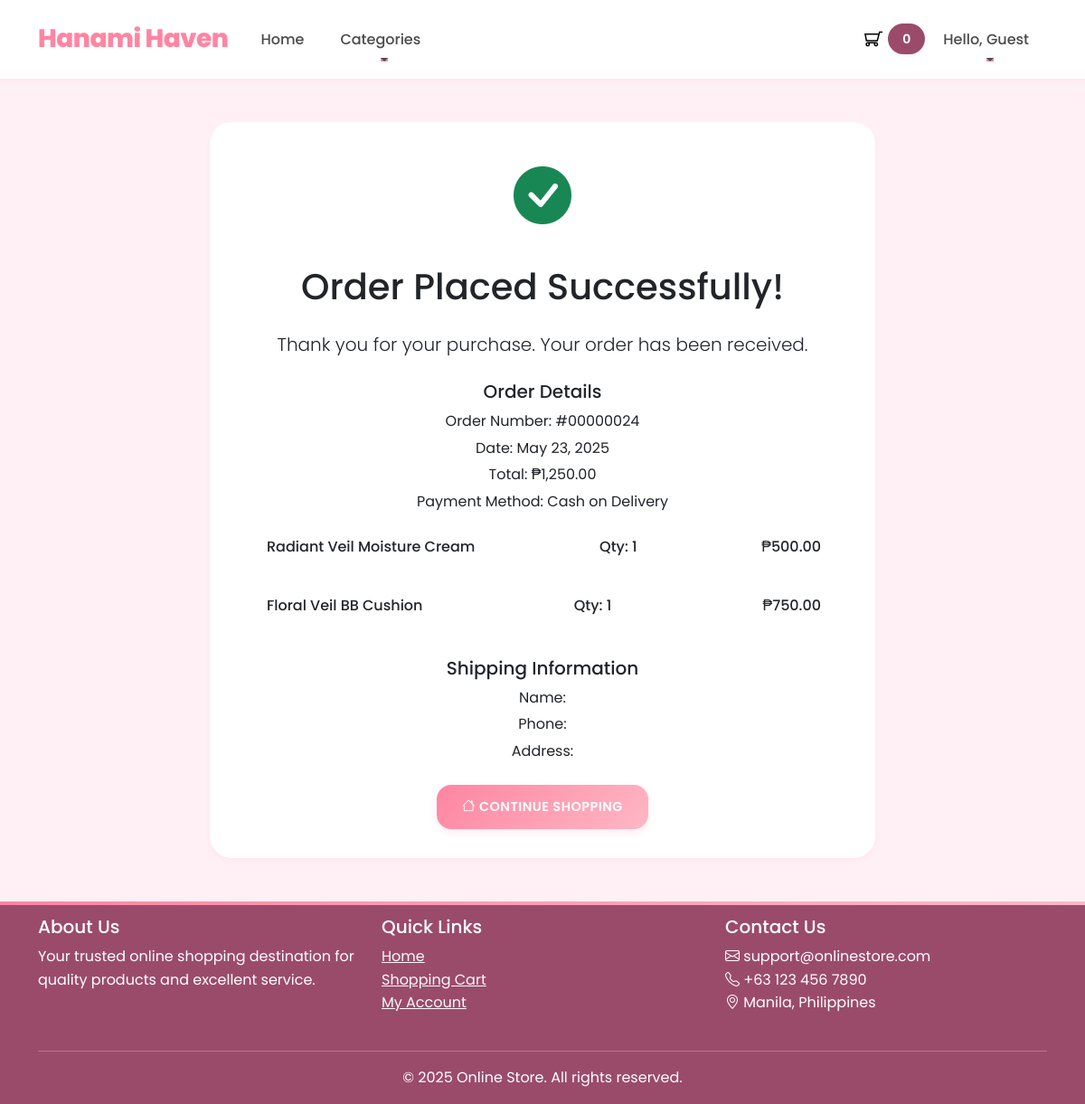
Page /mini-framework-store/order-success.php?id=24 on the committed database.
### tables this page shows
CREATE TABLE `orders` (
  `id` int(11) NOT NULL,
  `customer_id` int(11) DEFAULT NULL,
  `total` decimal(10,2) NOT NULL,
  `created_at` datetime DEFAULT NULL,
  `updated_at` datetime DEFAULT NULL
);

CREATE TABLE `order_details` (
  `id` int(11) NOT NULL,
  `order_id` int(11) NOT NULL,
  `product_id` int(11) NOT NULL,
  `quantity` int(11) NOT NULL,
  `price` decimal(10,2) NOT NULL,
  `subtotal` decimal(10,2) NOT NULL
);

CREATE TABLE `products` (
  `id` int(11) NOT NULL,
  `name` varchar(150) NOT NULL,
  `description` text DEFAULT NULL,
  `price` decimal(10,2) NOT NULL,
  `slug` varchar(200) NOT NULL,
  `image_path` varchar(255) DEFAULT NULL,
  `category_id` int(11) DEFAULT NULL,
  `created_at` datetime DEFAULT NULL,
  `updated_at` datetime DEFAULT NULL
);

### mini-framework-store/app/includes/database.php (called while the page is built, shortened)
<?php
class Database {
    private $host = "localhost";
    private $db_name = "e-commerce_sheed";
    private $username = "root";
    private $password = "";
    protected $conn;
    public function __construct() {
        try {
            $this->conn = new \PDO("mysql:host=" . $this->host . ";dbname=" . $this->db_name, $this->username, $this->password);
            $this->conn->setAttribute(\PDO::ATTR_ERRMODE, \PDO::ERRMODE_EXCEPTION);
        } catch (\PDOException $e) {
            die("Connection failed: " . $e->getMessage());
        }
    }
    public function getConnection() {
        return $this->conn;
    }
}

### mini-framework-store/app/models/Order.php (called while the page is built, shortened)
<?php
class Order extends Database
{
    private $db;
    public function __construct()
    {
        $this->db = $this->getConnection();
    }
    public function getOrderDetailsByOrderId($orderId)
    {
        $sql = "SELECT od.*, p.name, p.image_path FROM order_details od JOIN products p ON od.product_id = p.id WHERE od.order_id = :order_id";
        $stmt = $this->db->prepare($sql);
        $stmt->execute([
            'order_id' => $orderId
        ]);
        return $stmt->fetchAll(\PDO::FETCH_ASSOC);
    }
    public function getOrderById($orderId)
    {
        $sql = "SELECT * FROM orders WHERE id = :order_id LIMIT 1";
        $stmt = $this->db->prepare($sql);
        $stmt->execute([
            'order_id' => $orderId
        ]);
        return $stmt->fetch(\PDO::FETCH_ASSOC);
    }
}

### mini-framework-store/order-success.php (the view, shortened to what this page needs)
<?php
$orderId = $_GET['id'];
$orderModel = new Order();
$order = $orderModel->getOrderById($orderId);
$amounLocale = 'en_PH';
$pesoFormatter = new NumberFormatter($amounLocale, NumberFormatter::CURRENCY);
$orderDetails = $orderModel->getOrderDetailsByOrderId($orderId)
?>
<div class="container my-5">
    <div class="row justify-content-center">
        <div class="col-md-8">
            <div class="card">
                <div class="card-body text-center">
                    <div class="mb-4">
                        <i class="bi bi-check-circle-fill text-success" style="font-size: 4rem;"></i>
                    </div>
                    <h1 class="mb-4">Order Placed Successfully!</h1>
                    <p class="lead mb-4">Thank you for your purchase. Your order has been received.</p>
                    <div class="order-details mb-4">
                        <h5>Order Details</h5>
                        <p class="mb-1">Order Number: #<?php echo str_pad($order['id'], 8, '0', STR_PAD_LEFT); ?></p>
                        <p class="mb-1">Date: <?php echo date('F j, Y', strtotime($order['created_at'])); ?></p>
                        <p class="mb-1">Total: <?php echo $pesoFormatter->formatCurrency($order['total'], 'PHP'); ?></p>
                        <p class="mb-1">Payment Method: Cash on Delivery</p>
                        <ul class="list-group text-start">
                        <?php foreach ($orderDetails as $item): ?>
                            <li class="list-group-item d-flex justify-content-between align-items-center">
                                <span><?php echo htmlspecialchars($item['name']); ?></span>
                                <span>Qty: <?php echo $item['quantity']; ?></span>
                                <span>₱<?php echo number_format($item['subtotal'], 2); ?></span>
                            </li>
                        <?php endforeach; ?>
                    </ul>
                    </div>
                    <div class="shipping-details mb-4">
                        <h5>Shipping Information</h5>
                        <?php if ($order['customer_id']): ?>
                            <p class="mb-1">Name: <?php echo $_SESSION['user']['name']; ?></p>
                            <p class="mb-1">Phone: <?php echo $_SESSION['user']['phone']; ?></p>
                            <p class="mb-1">Address: <?php echo $_SESSION['user']['address']; ?></p>
                        <?php else: ?>
                            <p class="mb-1">Name: <?php echo $order['guest_name']; ?></p>
                            <p class="mb-1">Phone: <?php echo $order['guest_phone']; ?></p>
                            <p class="mb-1">Address: <?php echo $order['guest_address']; ?></p>
                        <?php endif; ?>
                    </div>
                    <div class="d-grid gap-2 d-md-flex justify-content-md-center">
                        <a href="index.php" class="btn btn-primary">
                            <i class="bi bi-house"></i> Continue Shopping
                        </a>
                    </div>
                </div>
            </div>
        </div>
    </div>
</div>

### mini-framework-store/assets/css/styles.css (style rules this page uses)
:root { --primary-color: #FF85A2; --secondary-color: #FFB7C5; --accent-color: #9B4B6A; --bg-light: #FFF0F5; --bg-white: #FFFFFF; --bg-gradient: linear-gradient(135deg, #FF85A2 0%, #FFB7C5 100%); --bg-gradient-hover: linear-gradient(135deg, #FFB7C5 0%, #FF85A2 100%); --text-dark: #4A4A4A; --text-light: #8E8E8E; --text-white: #FFFFFF; --success-color: #88B04B; --warning-color: #FFB7C5; --error-color: #FF6B6B; --border-color: #FFE4E9; --shadow-sm: 0 2px 4px rgba(255, 133, 162, 0.1); --shadow-md: 0 4px 8px rgba(255, 133, 162, 0.15); --shadow-lg: 0 8px 16px rgba(255, 133, 162, 0.2); --shadow-xl: 0 12px 24px rgba(255, 133, 162, 0.25); }
body { background-color: var(--bg-light); color: var(--text-dark); font-family: 'Poppins', sans-serif; line-height: 1.6; overflow-x: hidden; }
.card { border: none; border-radius: 1.5rem; box-shadow: var(--shadow-sm); transition: all 0.4s cubic-bezier(0.4, 0, 0.2, 1); overflow: hidden; background-color: var(--bg-white); }
.card-body { padding: 2rem; }
.btn { padding: 0.875rem 1.75rem; font-weight: 600; border-radius: 1rem; transition: all 0.4s cubic-bezier(0.4, 0, 0.2, 1); text-transform: uppercase; letter-spacing: 0.5px; font-size: 0.9rem; }
.btn-primary { background: var(--bg-gradient) !important; border: none !important; box-shadow: var(--shadow-md); }
.list-group-item { border: none; padding: 1.25rem 1.75rem; font-weight: 500; transition: all 0.3s ease; border-left: 3px solid transparent; }

### rows in the picture
orders: id "00000024", created_at "May 23, 2025", total "₱1,250.00"
order_details: product.name "Radiant Veil Moisture Cream", quantity "1", subtotal "500.00"
order_details: product.name "Floral Veil BB Cushion", quantity "1", subtotal "750.00"

### other values in the picture
$cartCount "0"
